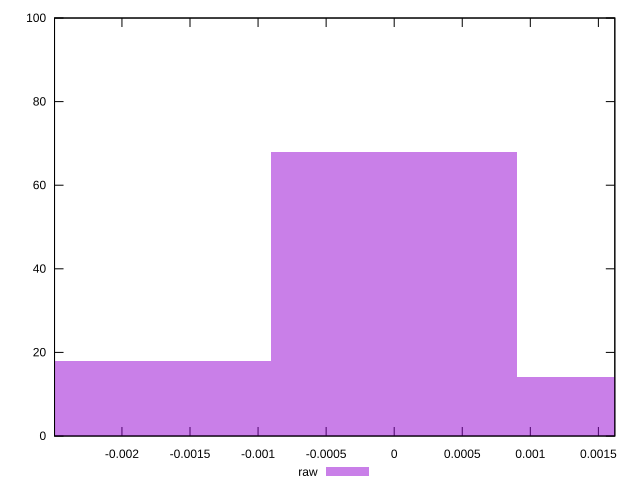

The gnuplot source for this figure:
reset

$raw <<EOF
0 68
-0.0018071817245275447 18
0.0018071817245275447 14
EOF

set key outside below
set boxwidth 0.0018071817245275447
set xrange [-0.0024952023189295904:0.0016207967303063287]
set yrange [0:100]
set trange [0:100]
set style fill transparent solid 0.5 noborder
set terminal svg size 640, 490 enhanced background rgb 'white'
set output "report_00025_2021-02-22T21:38:55.199Z/meta/pScore-difference/samples/pages+cached+noadtech+nomedia+nocss/raw/histogram.svg"

plot $raw title "raw" with boxes

reset
